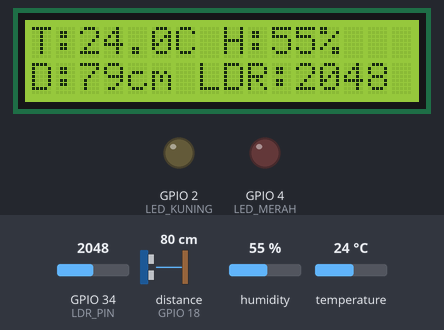
A sketch run on a simulated ESP32. Shown: 16×2 character LCD, output pins drawn as LEDs (lit = HIGH). Wiring (from diagram.json): ultrasonic range finder: trigger GPIO 5; echo GPIO 18. The test bench sets the inputs (shaded band); at power-on: humidity 55 %, GPIO 34 (LDR_PIN) = 2048, distance to the obstacle (sensor on GPIO 18) 80 cm, temperature 24 °C. The echo pulse lasts 58.3 µs per cm; pins used as bus, display or sensor lines are not drawn.

Above: at 1.2 s.
1.3 s: humidity set to 59 %
At 6.6 s:
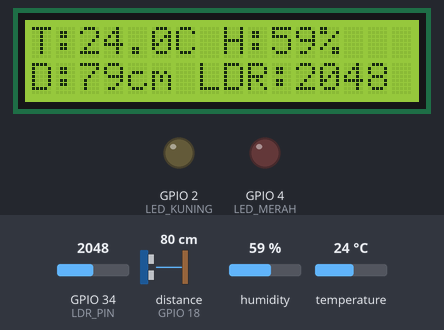
7.3 s: humidity set to 62 %
At 10.6 s:
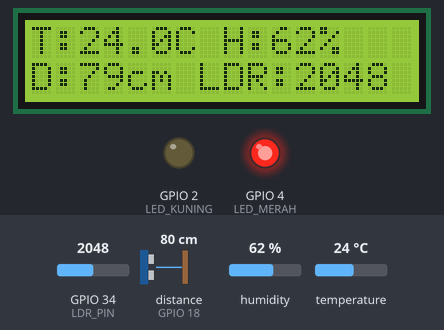
13.3 s: GPIO 34 (LDR_PIN) set to 1069
At 15.9 s:
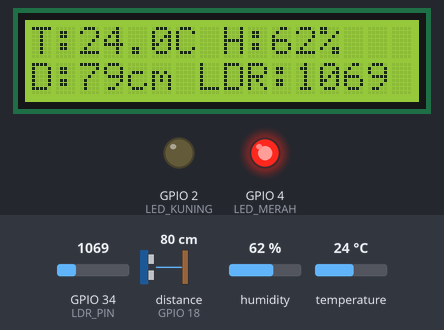
19.3 s: GPIO 34 (LDR_PIN) set to 942
At 21.2 s:
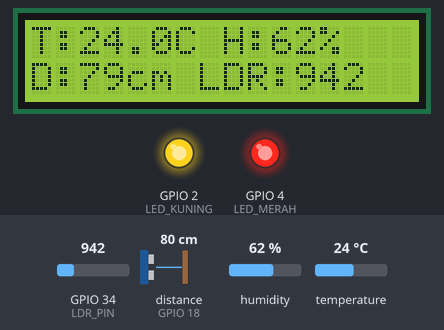
25.3 s: humidity set to 22 %
At 31.5 s:
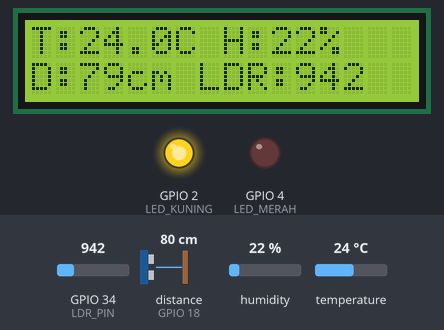
31.8 s: distance to the obstacle (sensor on GPIO 18) set to 2 cm
At 36.8 s:
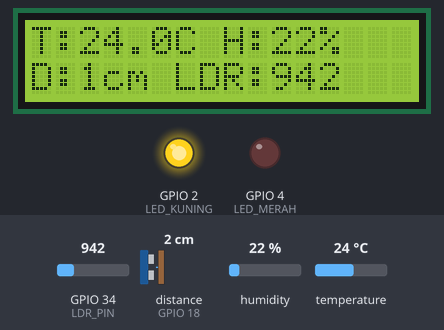
Timing chart, 0 to 38.3 s (numbered marks = the images above; inputs shaded):
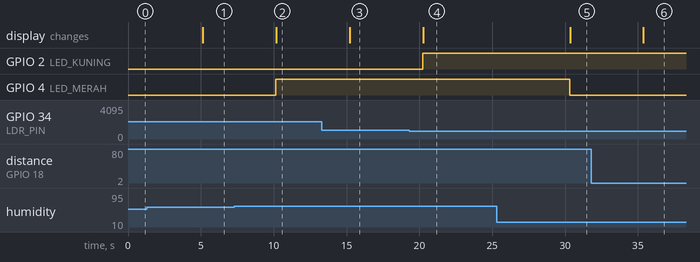

Measured:
- the behaviour switches between 60 and 61 % on humidity (found by bisection; images 1 and 2)
- the behaviour switches between 1000 and 999 on GPIO 34 (LDR_PIN) (found by bisection; images 3 and 4)
- after the input at 1.3 s, the display: changes after 3.8 s (image 1)
- after the input at 7.3 s, GPIO 4 (LED_MERAH): LOW → HIGH after 2.9 s; the display: changes after 2.9 s (image 2)
- after the input at 13.3 s, the display: changes after 1.9 s (image 3)
- after the input at 19.3 s, GPIO 2 (LED_KUNING): LOW → HIGH after 0.94 s; the display: changes after 0.96 s (image 4)
- after the input at 25.3 s, GPIO 4 (LED_MERAH): HIGH → LOW after 5.0 s; the display: changes after 5.0 s (image 5)
- after the input at 31.8 s, the display: changes after 3.6 s (image 6)

The sketch:

sketch.ino
```cpp
#include <WiFi.h>
#include <Wire.h>
#include <LiquidCrystal_I2C.h>
#include <DHT.h>

// === Komponen Keluaran ===
LiquidCrystal_I2C lcd(0x27, 16, 2);

// === Pin Sensor ===
#define TRIG_PIN 5
#define ECHO_PIN 18
#define DHT_PIN 15
#define LDR_PIN 34
#define LED_KUNING 2
#define LED_MERAH 4

#define DHTTYPE DHT22
DHT dht(DHT_PIN, DHTTYPE);

// === Ambang Batas ===
#define LDR_THRESHOLD 1000
#define HUMIDITY_THRESHOLD 60.0

void setup() {
  Serial.begin(115200);
  lcd.init();
  lcd.backlight();
  dht.begin();

  pinMode(TRIG_PIN, OUTPUT);
  pinMode(ECHO_PIN, INPUT);
  pinMode(LDR_PIN, INPUT);
  pinMode(LED_KUNING, OUTPUT);
  pinMode(LED_MERAH, OUTPUT);
}

void loop() {
  float humidity = dht.readHumidity();
  float temperature = dht.readTemperature();

  if (isnan(humidity) || isnan(temperature)) {
    Serial.println("Failed to read from DHT!");
    lcd.setCursor(0, 0);
    lcd.print("DHT Error!");
    delay(1000);
    return;
  }

  // Baca jarak
  digitalWrite(TRIG_PIN, LOW); delayMicroseconds(2);
  digitalWrite(TRIG_PIN, HIGH); delayMicroseconds(10);
  digitalWrite(TRIG_PIN, LOW);
  long duration = pulseIn(ECHO_PIN, HIGH);
  float distance = duration * 0.034 / 2;

  // Baca LDR
  int ldrValue = analogRead(LDR_PIN);

  // Kontrol LED (Diringkas agar lebih efisien)
  digitalWrite(LED_KUNING, (ldrValue < LDR_THRESHOLD));
  digitalWrite(LED_MERAH, (humidity > HUMIDITY_THRESHOLD));

  // Tampilkan LCD
  lcd.clear();
  // Baris 1: Suhu & Kelembapan
  lcd.setCursor(0, 0);
  lcd.print("T:");
  lcd.print(temperature, 1); // Tampilkan 1 angka di belakang koma
  lcd.print("C H:");
  lcd.print((int)humidity);
  lcd.print("%");

  // Baris 2: Jarak & Cahaya
  lcd.setCursor(0, 1);
  lcd.print("D:");
  lcd.print((int)distance);
  lcd.print("cm LDR:");
  lcd.print(ldrValue);

  delay(5000);
}
```
